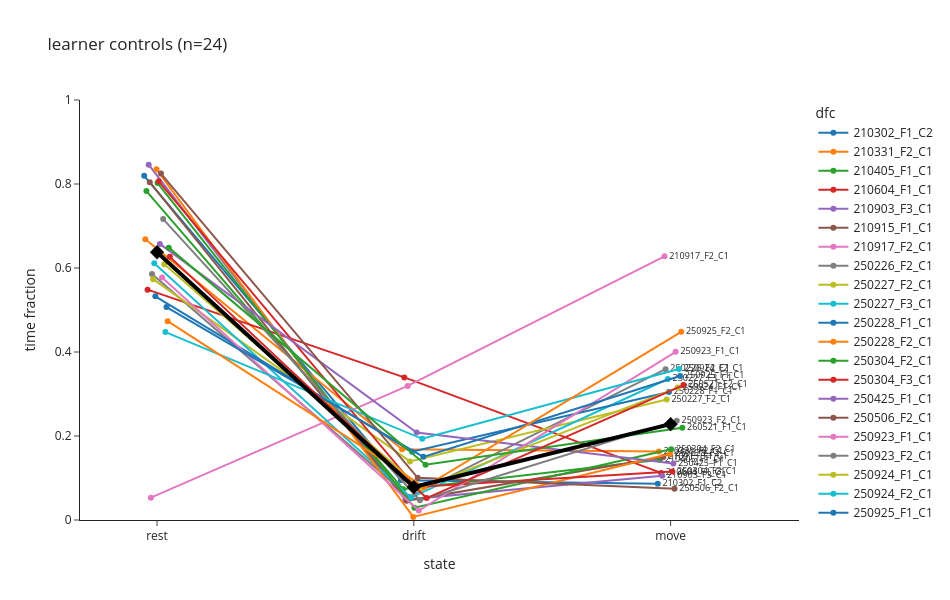

Source (notebook cell):
### Code cell
columns = ['rest_time_fraction','drift_time_fraction','move_time_fraction']


def fraction_lines(df, columns=columns, jitter=0.05, title=None, savepath=None,
                   width=950, height=600):
    """Per-fly state fractions as connected dots -- one x per column, one line
    per index entry, thick black median across the un-jittered positions.

    jitter   : half-width of the per-fly x offset. Offsets are spread evenly by
               index order rather than drawn at random, so no two lines land on
               top of each other.
    savepath : .svg / .pdf / .png go through write_image (kaleido), .html
               through write_html.
    """
    off = pd.Series(np.linspace(-jitter, jitter, len(df)), index=df.index)
    long = (df[columns].rename_axis('dfc').reset_index()
            .melt(id_vars='dfc', var_name='state', value_name='frac'))
    long['x'] = long['state'].map({s: i for i, s in enumerate(columns)}) + long['dfc'].map(off)
    long['label'] = np.where(long['state'] == columns[-1], long['dfc'], '')

    fig = px.line(long, x='x', y='frac', color='dfc', markers=True, text='label',
                  hover_name='dfc', template='simple_white', title=title,
                  labels={'frac': 'time fraction', 'x': 'state'})
    fig.update_traces(textposition='middle right', textfont_size=9)

    med = df[columns].median()
    fig.add_scatter(x=list(range(len(columns))), y=med.values, mode='lines+markers',
                    name='median', line=dict(color='black', width=4),
                    marker=dict(color='black', size=11, symbol='diamond'),
                    hovertemplate='median = %{y:.3f}<extra></extra>')

    fig.update_xaxes(tickvals=list(range(len(columns))),
                     ticktext=[s.replace('_time_fraction', '') for s in columns],
                     range=[-0.3, len(columns) - 0.5])
    fig.update_yaxes(range=[0, 1])
    fig.update_layout(width=width, height=height)
    if savepath:
        (fig.write_html if savepath.endswith('.html') else fig.write_image)(savepath)
        print(f'-> {savepath}')
    return fig


fig = fraction_lines(op_cond_df, title=f'learner controls (n={len(op_cond_df)})',
                     savepath=f'{mutant_fig_dir}/state_fraction_lines_learners.svg')
fig.show()

### Figure 1 — Plotly figure (JSON) as saved in the notebook; plotly's stock layout.template omitted (floating-point values rounded to 4 significant figures)
{"data": [{"hovertemplate": "<b>%{hovertext}</b><br><br>dfc=210302_F1_C2<br>state=%{x}<br>time fraction=%{y}<br>label=%{text}<extra></extra>", "hovertext": ["210302_F1_C2", "210302_F1_C2", "210302_F1_C2"], "legendgroup": "210302_F1_C2", "line": {"color": "#1F77B4", "dash": "solid"}, "marker": {"symbol": "circle"}, "mode": "lines+markers+text", "name": "210302_F1_C2", "orientation": "v", "showlegend": true, "text": ["", "", "210302_F1_C2"], "textfont": {"size": 9}, "textposition": "middle right", "type": "scatter", "x": [-0.05, 0.95, 1.95], "xaxis": "x", "y": [0.8194, 0.09455, 0.08603], "yaxis": "y"}, {"hovertemplate": "<b>%{hovertext}</b><br><br>dfc=210331_F2_C1<br>state=%{x}<br>time fraction=%{y}<br>label=%{text}<extra></extra>", "hovertext": ["210331_F2_C1", "210331_F2_C1", "210331_F2_C1"], "legendgroup": "210331_F2_C1", "line": {"color": "#FF7F0E", "dash": "solid"}, "marker": {"symbol": "circle"}, "mode": "lines+markers+text", "name": "210331_F2_C1", "orientation": "v", "showlegend": true, "text": ["", "", "210331_F2_C1"], "textfont": {"size": 9}, "textposition": "middle right", "type": "scatter", "x": [-0.04565, 0.9543, 1.954], "xaxis": "x", "y": [0.6686, 0.1685, 0.163], "yaxis": "y"}, {"hovertemplate": "<b>%{hovertext}</b><br><br>dfc=210405_F1_C1<br>state=%{x}<br>time fraction=%{y}<br>label=%{text}<extra></extra>", "hovertext": ["210405_F1_C1", "210405_F1_C1", "210405_F1_C1"], "legendgroup": "210405_F1_C1", "line": {"color": "#2CA02C", "dash": "solid"}, "marker": {"symbol": "circle"}, "mode": "lines+markers+text", "name": "210405_F1_C1", "orientation": "v", "showlegend": true, "text": ["", "", "210405_F1_C1"], "textfont": {"size": 9}, "textposition": "middle right", "type": "scatter", "x": [-0.0413, 0.9587, 1.959], "xaxis": "x", "y": [0.7831, 0.07349, 0.1434], "yaxis": "y"}, {"hovertemplate": "<b>%{hovertext}</b><br><br>dfc=210604_F1_C1<br>state=%{x}<br>time fraction=%{y}<br>label=%{text}<extra></extra>", "hovertext": ["210604_F1_C1", "210604_F1_C1", "210604_F1_C1"], "legendgroup": "210604_F1_C1", "line": {"color": "#D62728", "dash": "solid"}, "marker": {"symbol": "circle"}, "mode": "lines+markers+text", "name": "210604_F1_C1", "orientation": "v", "showlegend": true, "text": ["", "", "210604_F1_C1"], "textfont": {"size": 9}, "textposition": "middle right", "type": "scatter", "x": [-0.03696, 0.963, 1.963], "xaxis": "x", "y": [0.5484, 0.3395, 0.1121], "yaxis": "y"}, {"hovertemplate": "<b>%{hovertext}</b><br><br>dfc=210903_F3_C1<br>state=%{x}<br>time fraction=%{y}<br>label=%{text}<extra></extra>", "hovertext": ["210903_F3_C1", "210903_F3_C1", "210903_F3_C1"], "legendgroup": "210903_F3_C1", "line": {"color": "#9467BD", "dash": "solid"}, "marker": {"symbol": "circle"}, "mode": "lines+markers+text", "name": "210903_F3_C1", "orientation": "v", "showlegend": true, "text": ["", "", "210903_F3_C1"], "textfont": {"size": 9}, "textposition": "middle right", "type": "scatter", "x": [-0.03261, 0.9674, 1.967], "xaxis": "x", "y": [0.846, 0.0486, 0.1054], "yaxis": "y"}, {"hovertemplate": "<b>%{hovertext}</b><br><br>dfc=210915_F1_C1<br>state=%{x}<br>time fraction=%{y}<br>label=%{text}<extra></extra>", "hovertext": ["210915_F1_C1", "210915_F1_C1", "210915_F1_C1"], "legendgroup": "210915_F1_C1", "line": {"color": "#8C564B", "dash": "solid"}, "marker": {"symbol": "circle"}, "mode": "lines+markers+text", "name": "210915_F1_C1", "orientation": "v", "showlegend": true, "text": ["", "", "210915_F1_C1"], "textfont": {"size": 9}, "textposition": "middle right", "type": "scatter", "x": [-0.02826, 0.9717, 1.972], "xaxis": "x", "y": [0.8042, 0.04564, 0.1502], "yaxis": "y"}, {"hovertemplate": "<b>%{hovertext}</b><br><br>dfc=210917_F2_C1<br>state=%{x}<br>time fraction=%{y}<br>label=%{text}<extra></extra>", "hovertext": ["210917_F2_C1", "210917_F2_C1", "210917_F2_C1"], "legendgroup": "210917_F2_C1", "line": {"color": "#E377C2", "dash": "solid"}, "marker": {"symbol": "circle"}, "mode": "lines+markers+text", "name": "210917_F2_C1", "orientation": "v", "showlegend": true, "text": ["", "", "210917_F2_C1"], "textfont": {"size": 9}, "textposition": "middle right", "type": "scatter", "x": [-0.02391, 0.9761, 1.976], "xaxis": "x", "y": [0.05317, 0.3191, 0.6277], "yaxis": "y"}, {"hovertemplate": "<b>%{hovertext}</b><br><br>dfc=250226_F2_C1<br>state=%{x}<br>time fraction=%{y}<br>label=%{text}<extra></extra>", "hovertext": ["250226_F2_C1", "250226_F2_C1", "250226_F2_C1"], "legendgroup": "250226_F2_C1", "line": {"color": "#7F7F7F", "dash": "solid"}, "marker": {"symbol": "circle"}, "mode": "lines+markers+text", "name": "250226_F2_C1", "orientation": "v", "showlegend": true, "text": ["", "", "250226_F2_C1"], "textfont": {"size": 9}, "textposition": "middle right", "type": "scatter", "x": [-0.01957, 0.9804, 1.98], "xaxis": "x", "y": [0.5857, 0.05508, 0.3592], "yaxis": "y"}, {"hovertemplate": "<b>%{hovertext}</b><br><br>dfc=250227_F2_C1<br>state=%{x}<br>time fraction=%{y}<br>label=%{text}<extra></extra>", "hovertext": ["250227_F2_C1", "250227_F2_C1", "250227_F2_C1"], "legendgroup": "250227_F2_C1", "line": {"color": "#BCBD22", "dash": "solid"}, "marker": {"symbol": "circle"}, "mode": "lines+markers+text", "name": "250227_F2_C1", "orientation": "v", "showlegend": true, "text": ["", "", "250227_F2_C1"], "textfont": {"size": 9}, "textposition": "middle right", "type": "scatter", "x": [-0.01522, 0.9848, 1.985], "xaxis": "x", "y": [0.5734, 0.1395, 0.2871], "yaxis": "y"}, {"hovertemplate": "<b>%{hovertext}</b><br><br>dfc=250227_F3_C1<br>state=%{x}<br>time fraction=%{y}<br>label=%{text}<extra></extra>", "hovertext": ["250227_F3_C1", "250227_F3_C1", "250227_F3_C1"], "legendgroup": "250227_F3_C1", "line": {"color": "#17BECF", "dash": "solid"}, "marker": {"symbol": "circle"}, "mode": "lines+markers+text", "name": "250227_F3_C1", "orientation": "v", "showlegend": true, "text": ["", "", "250227_F3_C1"], "textfont": {"size": 9}, "textposition": "middle right", "type": "scatter", "x": [-0.01087, 0.9891, 1.989], "xaxis": "x", "y": [0.6111, 0.0532, 0.3357], "yaxis": "y"}, {"hovertemplate": "<b>%{hovertext}</b><br><br>dfc=250228_F1_C1<br>state=%{x}<br>time fraction=%{y}<br>label=%{text}<extra></extra>", "hovertext": ["250228_F1_C1", "250228_F1_C1", "250228_F1_C1"], "legendgroup": "250228_F1_C1", "line": {"color": "#1F77B4", "dash": "solid"}, "marker": {"symbol": "circle"}, "mode": "lines+markers+text", "name": "250228_F1_C1", "orientation": "v", "showlegend": true, "text": ["", "", "250228_F1_C1"], "textfont": {"size": 9}, "textposition": "middle right", "type": "scatter", "x": [-0.006522, 0.9935, 1.993], "xaxis": "x", "y": [0.5326, 0.1625, 0.3049], "yaxis": "y"}, {"hovertemplate": "<b>%{hovertext}</b><br><br>dfc=250228_F2_C1<br>state=%{x}<br>time fraction=%{y}<br>label=%{text}<extra></extra>", "hovertext": ["250228_F2_C1", "250228_F2_C1", "250228_F2_C1"], "legendgroup": "250228_F2_C1", "line": {"color": "#FF7F0E", "dash": "solid"}, "marker": {"symbol": "circle"}, "mode": "lines+markers+text", "name": "250228_F2_C1", "orientation": "v", "showlegend": true, "text": ["", "", "250228_F2_C1"], "textfont": {"size": 9}, "textposition": "middle right", "type": "scatter", "x": [-0.002174, 0.9978, 1.998], "xaxis": "x", "y": [0.8349, 0.00738, 0.1577], "yaxis": "y"}, {"hovertemplate": "<b>%{hovertext}</b><br><br>dfc=250304_F2_C1<br>state=%{x}<br>time fraction=%{y}<br>label=%{text}<extra></extra>", "hovertext": ["250304_F2_C1", "250304_F2_C1", "250304_F2_C1"], "legendgroup": "250304_F2_C1", "line": {"color": "#2CA02C", "dash": "solid"}, "marker": {"symbol": "circle"}, "mode": "lines+markers+text", "name": "250304_F2_C1", "orientation": "v", "showlegend": true, "text": ["", "", "250304_F2_C1"], "textfont": {"size": 9}, "textposition": "middle right", "type": "scatter", "x": [0.002174, 1.002, 2.002], "xaxis": "x", "y": [0.8023, 0.02941, 0.1683], "yaxis": "y"}, {"hovertemplate": "<b>%{hovertext}</b><br><br>dfc=250304_F3_C1<br>state=%{x}<br>time fraction=%{y}<br>label=%{text}<extra></extra>", "hovertext": ["250304_F3_C1", "250304_F3_C1", "250304_F3_C1"], "legendgroup": "250304_F3_C1", "line": {"color": "#D62728", "dash": "solid"}, "marker": {"symbol": "circle"}, "mode": "lines+markers+text", "name": "250304_F3_C1", "orientation": "v", "showlegend": true, "text": ["", "", "250304_F3_C1"], "textfont": {"size": 9}, "textposition": "middle right", "type": "scatter", "x": [0.006522, 1.007, 2.007], "xaxis": "x", "y": [0.8063, 0.07851, 0.1152], "yaxis": "y"}, {"hovertemplate": "<b>%{hovertext}</b><br><br>dfc=250425_F1_C1<br>state=%{x}<br>time fraction=%{y}<br>label=%{text}<extra></extra>", "hovertext": ["250425_F1_C1", "250425_F1_C1", "250425_F1_C1"], "legendgroup": "250425_F1_C1", "line": {"color": "#9467BD", "dash": "solid"}, "marker": {"symbol": "circle"}, "mode": "lines+markers+text", "name": "250425_F1_C1", "orientation": "v", "showlegend": true, "text": ["", "", "250425_F1_C1"], "textfont": {"size": 9}, "textposition": "middle right", "type": "scatter", "x": [0.01087, 1.011, 2.011], "xaxis": "x", "y": [0.6574, 0.2083, 0.1343], "yaxis": "y"}, {"hovertemplate": "<b>%{hovertext}</b><br><br>dfc=250506_F2_C1<br>state=%{x}<br>time fraction=%{y}<br>label=%{text}<extra></extra>", "hovertext": ["250506_F2_C1", "250506_F2_C1", "250506_F2_C1"], "legendgroup": "250506_F2_C1", "line": {"color": "#8C564B", "dash": "solid"}, "marker": {"symbol": "circle"}, "mode": "lines+markers+text", "name": "250506_F2_C1", "orientation": "v", "showlegend": true, "text": ["", "", "250506_F2_C1"], "textfont": {"size": 9}, "textposition": "middle right", "type": "scatter", "x": [0.01522, 1.015, 2.015], "xaxis": "x", "y": [0.8249, 0.1005, 0.07457], "yaxis": "y"}, {"hovertemplate": "<b>%{hovertext}</b><br><br>dfc=250923_F1_C1<br>state=%{x}<br>time fraction=%{y}<br>label=%{text}<extra></extra>", "hovertext": ["250923_F1_C1", "250923_F1_C1", "250923_F1_C1"], "legendgroup": "250923_F1_C1", "line": {"color": "#E377C2", "dash": "solid"}, "marker": {"symbol": "circle"}, "mode": "lines+markers+text", "name": "250923_F1_C1", "orientation": "v", "showlegend": true, "text": ["", "", "250923_F1_C1"], "textfont": {"size": 9}, "textposition": "middle right", "type": "scatter", "x": [0.01957, 1.02, 2.02], "xaxis": "x", "y": [0.5772, 0.0225, 0.4003], "yaxis": "y"}, {"hovertemplate": "<b>%{hovertext}</b><br><br>dfc=250923_F2_C1<br>state=%{x}<br>time fraction=%{y}<br>label=%{text}<extra></extra>", "hovertext": ["250923_F2_C1", "250923_F2_C1", "250923_F2_C1"], "legendgroup": "250923_F2_C1", "line": {"color": "#7F7F7F", "dash": "solid"}, "marker": {"symbol": "circle"}, "mode": "lines+markers+text", "name": "250923_F2_C1", "orientation": "v", "showlegend": true, "text": ["", "", "250923_F2_C1"], "textfont": {"size": 9}, "textposition": "middle right", "type": "scatter", "x": [0.02391, 1.024, 2.024], "xaxis": "x", "y": [0.7165, 0.04694, 0.2366], "yaxis": "y"}, {"hovertemplate": "<b>%{hovertext}</b><br><br>dfc=250924_F1_C1<br>state=%{x}<br>time fraction=%{y}<br>label=%{text}<extra></extra>", "hovertext": ["250924_F1_C1", "250924_F1_C1", "250924_F1_C1"], "legendgroup": "250924_F1_C1", "line": {"color": "#BCBD22", "dash": "solid"}, "marker": {"symbol": "circle"}, "mode": "lines+markers+text", "name": "250924_F1_C1", "orientation": "v", "showlegend": true, "text": ["", "", "250924_F1_C1"], "textfont": {"size": 9}, "textposition": "middle right", "type": "scatter", "x": [0.02826, 1.028, 2.028], "xaxis": "x", "y": [0.609, 0.07577, 0.3152], "yaxis": "y"}, {"hovertemplate": "<b>%{hovertext}</b><br><br>dfc=250924_F2_C1<br>state=%{x}<br>time fraction=%{y}<br>label=%{text}<extra></extra>", "hovertext": ["250924_F2_C1", "250924_F2_C1", "250924_F2_C1"], "legendgroup": "250924_F2_C1", "line": {"color": "#17BECF", "dash": "solid"}, "marker": {"symbol": "circle"}, "mode": "lines+markers+text", "name": "250924_F2_C1", "orientation": "v", "showlegend": true, "text": ["", "", "250924_F2_C1"], "textfont": {"size": 9}, "textposition": "middle right", "type": "scatter", "x": [0.03261, 1.033, 2.033], "xaxis": "x", "y": [0.4474, 0.1933, 0.3593], "yaxis": "y"}, {"hovertemplate": "<b>%{hovertext}</b><br><br>dfc=250925_F1_C1<br>state=%{x}<br>time fraction=%{y}<br>label=%{text}<extra></extra>", "hovertext": ["250925_F1_C1", "250925_F1_C1", "250925_F1_C1"], "legendgroup": "250925_F1_C1", "line": {"color": "#1F77B4", "dash": "solid"}, "marker": {"symbol": "circle"}, "mode": "lines+markers+text", "name": "250925_F1_C1", "orientation": "v", "showlegend": true, "text": ["", "", "250925_F1_C1"], "textfont": {"size": 9}, "textposition": "middle right", "type": "scatter", "x": [0.03696, 1.037, 2.037], "xaxis": "x", "y": [0.5069, 0.1504, 0.3428], "yaxis": "y"}, {"hovertemplate": "<b>%{hovertext}</b><br><br>dfc=250925_F2_C1<br>state=%{x}<br>time fraction=%{y}<br>label=%{text}<extra></extra>", "hovertext": ["250925_F2_C1", "250925_F2_C1", "250925_F2_C1"], "legendgroup": "250925_F2_C1", "line": {"color": "#FF7F0E", "dash": "solid"}, "marker": {"symbol": "circle"}, "mode": "lines+markers+text", "name": "250925_F2_C1", "orientation": "v", "showlegend": true, "text": ["", "", "250925_F2_C1"], "textfont": {"size": 9}, "textposition": "middle right", "type": "scatter", "x": [0.0413, 1.041, 2.041], "xaxis": "x", "y": [0.4735, 0.07851, 0.448], "yaxis": "y"}, {"hovertemplate": "<b>%{hovertext}</b><br><br>dfc=260521_F1_C1<br>state=%{x}<br>time fraction=%{y}<br>label=%{text}<extra></extra>", "hovertext": ["260521_F1_C1", "260521_F1_C1", "260521_F1_C1"], "legendgroup": "260521_F1_C1", "line": {"color": "#2CA02C", "dash": "solid"}, "marker": {"symbol": "circle"}, "mode": "lines+markers+text", "name": "260521_F1_C1", "orientation": "v", "showlegend": true, "text": ["", "", "260521_F1_C1"], "textfont": {"size": 9}, "textposition": "middle right", "type": "scatter", "x": [0.04565, 1.046, 2.046], "xaxis": "x", "y": [0.6485, 0.1316, 0.2199], "yaxis": "y"}, {"hovertemplate": "<b>%{hovertext}</b><br><br>dfc=260521_F2_C1<br>state=%{x}<br>time fraction=%{y}<br>label=%{text}<extra></extra>", "hovertext": ["260521_F2_C1", "260521_F2_C1", "260521_F2_C1"], "legendgroup": "260521_F2_C1", "line": {"color": "#D62728", "dash": "solid"}, "marker": {"symbol": "circle"}, "mode": "lines+markers+text", "name": "260521_F2_C1", "orientation": "v", "showlegend": true, "text": ["", "", "260521_F2_C1"], "textfont": {"size": 9}, "textposition": "middle right", "type": "scatter", "x": [0.05, 1.05, 2.05], "xaxis": "x", "y": [0.6265, 0.05219, 0.3213], "yaxis": "y"}, {"hovertemplate": "median = %{y:.3f}<extra></extra>", "line": {"color": "black", "width": 4}, "marker": {"color": "black", "size": 11, "symbol": "diamond"}, "mode": "lines+markers", "name": "median", "type": "scatter", "x": [0, 1, 2], "y": [0.6375, 0.07851, 0.2282]}], "layout": {"height": 600, "legend": {"title": {"text": "dfc"}, "tracegroupgap": 0}, "title": {"text": "learner controls (n=24)"}, "width": 950, "xaxis": {"anchor": "y", "domain": [0, 1], "range": [-0.3, 2.5], "ticktext": ["rest", "drift", "move"], "tickvals": [0, 1, 2], "title": {"text": "state"}}, "yaxis": {"anchor": "x", "domain": [0, 1], "range": [0, 1], "title": {"text": "time fraction"}}}}
